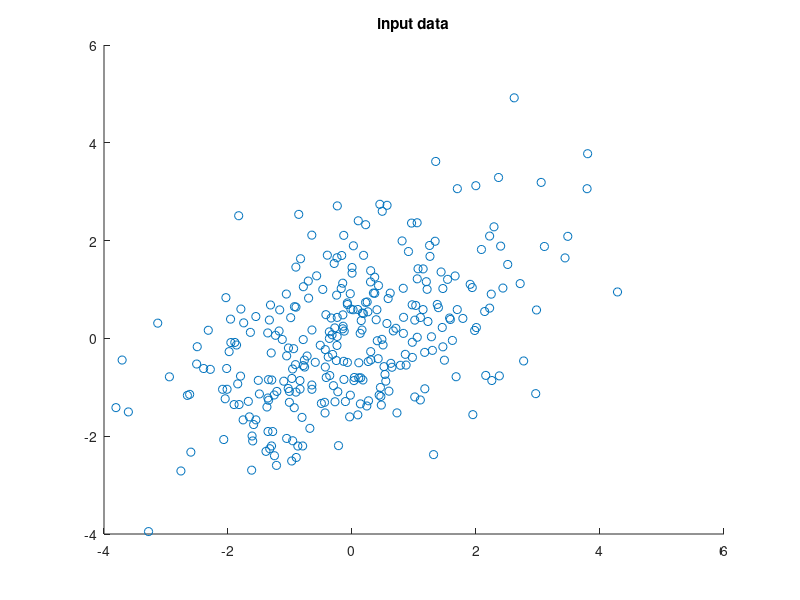
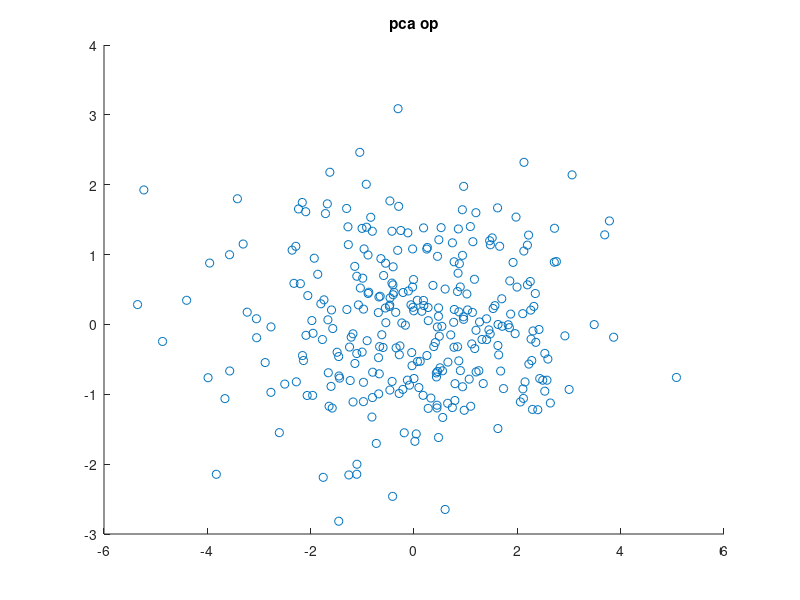
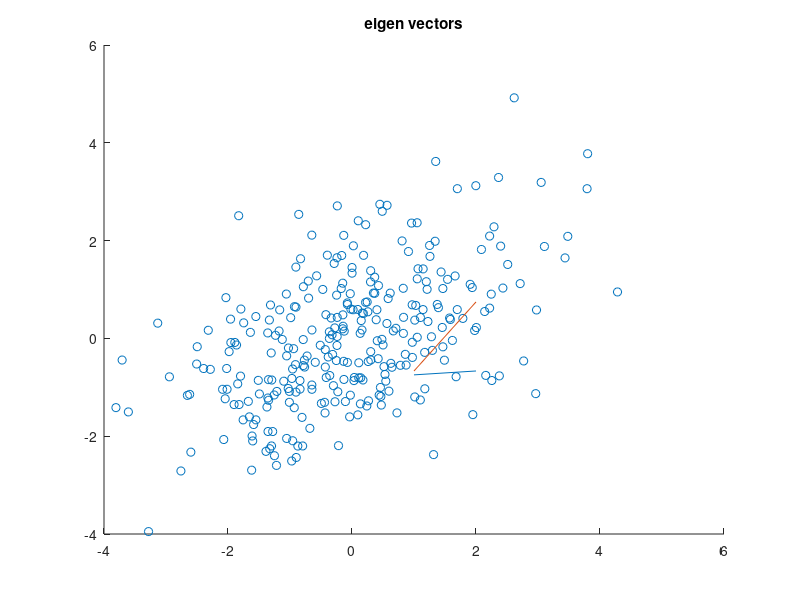

Reproduce these figures in MATLAB, in order. (Note: this script raises an error after producing the figures.)
%%
%%%%%%%%%%%%% lecture 5 slide 25
clearvars
x = randn(300,1);
y1 = normrnd(x,1);
y2 = normrnd(x,1);
figure
scatter(y1,y2);
title('input data')

X = [y1.'; y2.'];
cov_X = cov(X.');
[U, S, V] = svd(cov_X);

new_X = U * X;
figure
scatter(new_X(1,:), new_X(2,:))
title('pca op')

figure
scatter(y1,y2);
hold on
plot(U(:,1))
hold on
plot(U(:,2))
title('eigen vectors')
%%
%%%%%%%%%%%%% Lecture 5 Slide 37 %%%%%%%%%%%%%%%%
clearvars
load('faces.mat');
figure
colormap gray
for i = 1:36
    subplot(6,6,i);
    imagesc(reshape(X(:,i),M,N))
end

total_face = sum(X, 2);
mean_face = total_face ./ N;
figure
colormap bone
imagesc(reshape(mean_face, M,N))
title('mean face')

for i = 1:N
    X(:,i) = X(:,i) - mean_face;
end

cov_X = cov(X.');
[U,S,V] = svd(cov_X);
figure
colormap bone
for i = 1:36
    subplot(6,6,i);
    imagesc(reshape(U(:,i),M,N))
end
title('eigen faces')
%%
%%%%%%%%%%%%%%% lecture 5 slide 39
reduced_dim = [50 10];

for i = 1:length(reduced_dim)
    cur_dim = reduced_dim(i);
    W = U.';
    W = W(1:cur_dim,:);
    Z = W * X;
    approx_x = W.' * Z;
    figure
    colormap bone
    imagesc(reshape(approx_x(:,11) + mean_face,M,N))
%     title('dimension', reduced_dim(i))
end
%%
%%%%%%%%%%%% lecture 5 slide 51-52
clearvars
load('faces.mat');
[row, col] = size(X);
patch_size = 10;
patches_input = zeros(patch_size * patch_size, col);
for i = 1:col
    cur_image = X(:,i);
    cur_image = reshape(cur_image, M, N);
    r = randi([1 (M-patch_size)]);
    start_row = r;
    end_row = r + patch_size - 1;
    c = randi([1 (N-patch_size)]);
    start_col = c;
    end_col = c + patch_size - 1;
    image = cur_image(start_row : end_row, start_col : end_col);
    patches_input(:,i) = image(:);
end

figure
colormap gray
imagesc(patches_input)

mean_patch = sum(patches_input,2) ./ col;
for i = 1 : col
    patches_input(:,i) = patches_input(:,i) - mean_patch;
end

cov_X = cov(patches_input.');
[U,S,V] = svd(cov_X);

figure
colormap bone
for i = 1:50
    subplot(5,10,i);
    imagesc(reshape(U(:,i), patch_size, patch_size))
end
%%
%%%%%%%%%% lecture 6 slide 22%%%%%%%%%%%%%%%%%%%%%%
clearvars
low = -1;
high = 1;
num_points = 1000;
r1 = (high-low).*rand(num_points,1) + low;
r2 = (high-low).*rand(num_points,1) + low;
x = 2 * r1 + r2;
y = r1 + r2;

figure
scatter(x,y);
title('Input')

X = [x.';y.'];
cov_X = cov(X.');
[U, S, V] = svd(cov_X);

new_X = U * X;
figure
scatter(new_X(1,:), new_X(2,:))
title('PCA op')

%%%%%%%%%%%%%%%%%%%%%%%%%%%%%%%%%%%
W = eye(2);
I = eye(2);

alpha = 0.05;
count = 0;
max_iter = 500;
error = 100;
while (count < max_iter) && (error > 0.0001)
    W_last = W;
    Y = W * X;
    Y_3 = Y.^3;
    delta = minus(I*num_points, Y_3 * Y') * W/num_points;
    delta = delta .* alpha;
    W = W + delta;
    error = myrms(W_last, W);
    count = count + 1;
end
count
Y_ICA_new = W * X;
figure
scatter(Y_ICA_new (1,:), Y_ICA_new (2,:))
title('ICA op')
%%
%%%%%%%%%% lecture 6 slide 32%%%%%%%%%%%%%%%%%%%%%%
clearvars
load('faces.mat');
samples = 600
total_face = sum(X, 2);
mean_face = total_face ./ samples;
for i = 1:N
    X(:,i) = X(:,i) - mean_face;
end
%%%%%%%%%%%%%%%%%%%%PCA%%%%%%%%%%%%%%%
cov_X = cov(X.');
[U,S,V] = svd(cov_X);
cur_dim = 16;
W_PCA = U.';
W_PCA = W_PCA(1:cur_dim,:);
Z_PCA = W_PCA * X;
PCA_op = W_PCA.' * Z_PCA;
figure
colormap bone
for i = 1:16
    subplot(4,4,i);
    imagesc(reshape(W_PCA(i,:),M,N))
end
%%%%%%%%%%%%%%%%%%%%ICA %%%%%%%%%%%%%%
W_ICA = rand(16,16);
I = eye(16);
alpha = 1e-16;
count = 0;
max_iter = 500;
error = 100;
X = Z_PCA;
target_error = 1e-5;
while (count < 5000) && (error > target_error)
    W_last = W_ICA;
    Y = W_ICA * X;
    Y_3 = Y.^3;
    delta = minus(I*samples, Y_3 * Y') * W_ICA / samples;
    delta = delta * alpha;
    W_ICA = W_ICA + delta;
    error = myrms(W_last, W_ICA);
    count = count + 1;
end
count
new_W = W_ICA * W_PCA;

figure
colormap bone
for i = 1:16
    subplot(4,4,i);
    imagesc(reshape(new_W(i,:),M,N))
end
%%
%%%%%%%%%% lecture 6 slide 45%%%%%%%%%%%%%%%%%%%%%%
clearvars
input = [zeros(10,200);
         zeros(10,22) ones(10, 18) zeros(10,40) ones(10,40) zeros(10,30) ones(10,30) zeros(10,20);
         zeros(55,200);
         ones(15,25) zeros(15,25) ones(15, 40) zeros(15,40) ones(15, 30) zeros(15, 25) ones(15,15);
         zeros(10,200)];
figure
colormap gray
imagesc(imcomplement(input))
title('input data')
%%%%%%%%%%%%%%input, dim, max_iter, factor, error
[w, h] = mynmf(input, 2, 100, 3e-05);
figure
subplot(2,1,1)
plot(w(:,1))
subplot(2,1,2)
plot(w(:,2))

figure
title('test')
subplot(2,1,1)
plot(h(1,:))
subplot(2,1,2)
plot(h(2,:))
%%
%%%%%%%%%% lecture 6 slide 51,52,54%%%%%%%%%%%%%%%%%%%%%%
clearvars
input_video = VideoReader('hands.mp4');
i = 1;
while hasFrame(input_video)
    f = readFrame(input_video);
    f_gray = rgb2gray(f);
    input(:, i) = f_gray(:);
    i = i + 1;
end
input_double = double(input);
[V, D] = eigs(cov(input_double.'));
V1 = V(:,1:3);
W_PCA = V1.';
Z_PCA = W_PCA * input_double;
%%%%%%%%%%%%%%%%%%%%%%%%%%%%%%%%%
figure
colormap bone
imagesc(reshape(W_PCA(1,:), 60,80) .* 300)
figure
colormap bone
imagesc(reshape(W_PCA(2,:), 60,80) .* 300)
figure
colormap bone
imagesc(reshape(W_PCA(3,:), 60,80) .* 300)
%%%%%%%%%%%%%%%%%%%%%%%%%%%%%%%%%
figure
plot(Z_PCA(1,:))
hold on
plot(Z_PCA(2,:))
hold on
plot(Z_PCA(3,:))
%%%%%%%%%%%%%%%%%%%%%%%%%%%%%%ICA
W_ICA = rand(3,3);
I = eye(3);
alpha = 1e-16;
count = 0;
max_iter = 500;
error = 100;

X = Z_PCA;
samples = 123;
target_error = 1e-6;
while (count < 10000) && (error > target_error)
    W_last = W_ICA;
    Y = W_ICA * X;
    Y_3 = Y.^3;
    delta = minus(I*samples, Y_3 * Y') * W_ICA / samples;
    delta = delta * alpha;
    W_ICA = W_ICA + delta;
    error = myrms(W_last, W_ICA);
    count = count + 1;
end
count
new_W = W_ICA * W_PCA;
Z_NEW = new_W * input_double;
figure
plot(Z_NEW(1,:))
hold on
plot(Z_NEW(2,:))
hold on
plot(Z_NEW(3,:))
%%%%%%%%%%%%%%%%%%%%%%%%%%%%%%%%%%%%%%%%%%%%%
%%%%%%%%%%%%%%input, dim, max_iter, error
[w,h] = mynmf(input_double, 3, 100,1e-05);
figure,
subplot(3,1,1)
plot(h(1,:))
subplot(3,1,2)
plot(h(2,:))
subplot(3,1,3)
plot(h(3,:))
title('nmf')

figure
colormap gray
factor = 1;
imagesc(reshape(w(:,1), 60,80) .* factor)
figure
colormap gray
factor = 1;
imagesc(reshape(w(:,2), 60,80) .* factor)
figure
colormap gray
factor = 1;
imagesc(reshape(w(:,3), 60,80) .* factor)
%%
%%%%%%%%%% lecture 7 slide 36%%%%%%%%%%%%%%%%%%%%%%
clearvars
load('cities.mat');
input = D;
[row, col] = size(input);
figure
colormap bone
imagesc(input)
row_mean = sum(input, 2) ./ col;
input_row_mean = zeros(row, col);
for i = 1 : col
    input_row_mean(:,i) = input(:,i) - row_mean;
end

col_mean = sum(input_row_mean) ./ row;
op = zeros(row, col);
for i = 1 : row
    op(i,:) = input_row_mean(i,:) - col_mean;
end

cov_op = cov(op);
[U, S, V] = svd(cov_op);
Z1 = U(:,1:3).' * op;
figure
scatter3(Z1(1,:),Z1(2,:), Z1(3,:))

Z2 = U(:,1:2).' * op;
figure
title('2d plot')
scatter(Z2(1,:),Z2(2,:))
%%
%%%%%%%%%%%%%%%%%%%%%%%%%%%%%%%%%%%%%%%%%%%%%%%%%%%
%%%%%%%%%% lecture 7 slide 56
clearvars
N = 2^10;
% data = generate_swiss_roll(N);
%%%%%%%%%%%% generate swiss roll data
t = sort(4*pi*sqrt(rand(N,1))); 
z = 8 * pi * rand(N,1);
x = (t+ 0.1).*cos(t);
y = (t+ 0.1).*sin(t);
data = [x,y,z];
figure
cmap = jet(N);
scatter3(x,y,z,20,cmap);
title('Input data');
%%%%%%%%%%%%%%%%%%%%%%%%%%%%%%%%%%%%%%
neighbours = 25;
cmap = jet(N);
x = data(:,1);
y = data(:,2);
z = data(:,3);
W = zeros(N, N);
sigma = 100;
for i = 1 : N
    for j = 1: N
        x_d = (x(i) - x(j)) .^ 2;
        y_d = (y(i) - y(j)) .^ 2;
        z_d = (z(i) - z(j)) .^ 2;
        d = x_d + y_d + z_d;
        W(i,j) = exp(-1 * d / sigma);
    end
end

new_W = zeros(N,N);
for i = 1:N
    [sort_data, sort_index] = sort(W(i,:));
    for j = N-1 : -1: N - neighbours + 1
        max_index = sort_index(j);
        new_W(i,max_index) = sort_data(j);
    end
end

sum_rows_W = ones(1,N) * new_W;
L = new_W - diag(sum_rows_W);
for i = 1 : N
    if (sum_rows_W(i) ~= 0)
        sum_rows_W(i) = sum_rows_W(i).^(-1/2);
    end
end
D1 = diag(sum_rows_W);
L_Norm = (D1*L*D1);
% figure,imagesc(Lchandra);
[U,S,V] = svd(L_Norm);
figure
scatter(U(:,N-1),U(:,N-2),20,cmap)
title('LE')
%%
%%%%%%%%%% lecture 7 slide 68
clearvars
input_video = VideoReader('hotlips.mp4');
neighbours = 25;
i = 1;
while hasFrame(input_video)
    f = readFrame(input_video);
    f_gray = rgb2gray(f);
    input(:, i) = f_gray(:);
    i = i + 1;
end
input_double = double(input);
W = zeros(86, 86);
sigma = 100;
N = 86;
for i = 1 : N
    x = input_double(:,i);
    for j = 1: N
        y = input_double(:,j);
        W(i,j) = dot(x,y)/(norm(x)*norm(y));
    end
end

new_W = zeros(N,N);
for i = 1:N
    [sort_data, sort_index] = sort(W(i,:));
    for j = N-1 : -1: N - neighbours + 1
        max_index = sort_index(j);
        new_W(i,max_index) = sort_data(j);
    end
end

sum_rows_W = ones(1,N) * new_W;
L = new_W - diag(sum_rows_W);
for i = 1 : N
    if (sum_rows_W(i) ~= 0)
        sum_rows_W(i) = sum_rows_W(i).^(-1/2);
    end
end
D1 = diag(sum_rows_W);
L_Norm = (D1*L*D1);
[U,S,V] = svd(L_Norm);
figure
scatter(U(:,N-1),U(:,N-2))
title('LE')
%%
%%%%%%%%%%%%%%%% bonus 
clearvars
load('one.mat')
[row, col] = size(one);
neighbours = 100
len = 28 * 28;
input = zeros(len, col);
for i  = 1:col
    input(:, i) = one{i}(:);
end

N = 1135;
W = zeros(N, N);
sigma = 50;
for i = 1 : N
    x = input(:,i);
    for j = 1: N
        y = input(:,j);
        W(i,j) = dot(x,y)/(norm(x)*norm(y));
    end
end

new_W = zeros(N,N);
for i = 1:N
    [sort_data, sort_index] = sort(W(i,:));
    for j = N-1 : -1: N - neighbours + 1
        max_index = sort_index(j);
        new_W(i,max_index) = sort_data(j);
    end
end

sum_rows_W = ones(1,N) * new_W;
L = new_W - diag(sum_rows_W);
for i = 1 : N
    if (sum_rows_W(i) ~= 0)
        sum_rows_W(i) = sum_rows_W(i).^(-1/2);
    end
end
D1 = diag(sum_rows_W);
L_Norm = (D1*L*D1);
[U,S,V] = svd(L_Norm);
figure
scatter(U(:,N-1),U(:,N-2))
title('LE')

